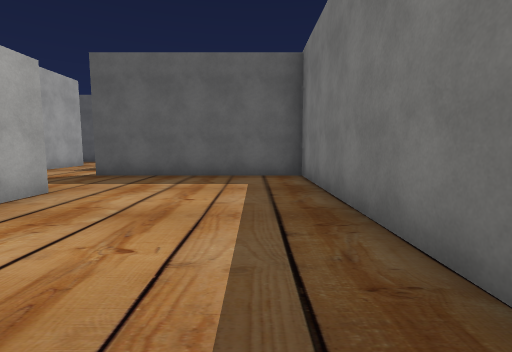
[1] (above)

23 first-person views from a walk through a 3-D level made in the Unity game engine. The camera is 1.5 m above the floor, tilts 6° down and sees 85° across. The floor is counted in squares, 2 m on a side. Each view is taken from the middle of a square. On the plan, view 1 faces up. The plan holds only what a view shows up to about 10 squares ahead; the rest is blank. The place goes on beyond the plan. The player character is not drawn. Some surface patterns are stand-ins.

[2]
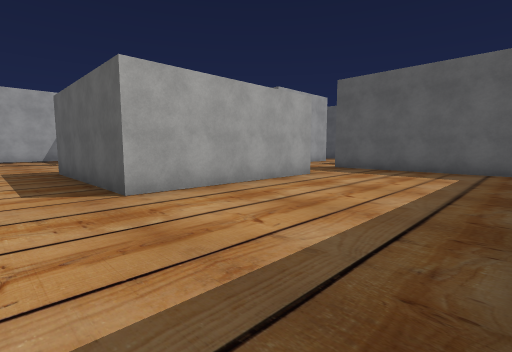

[3]
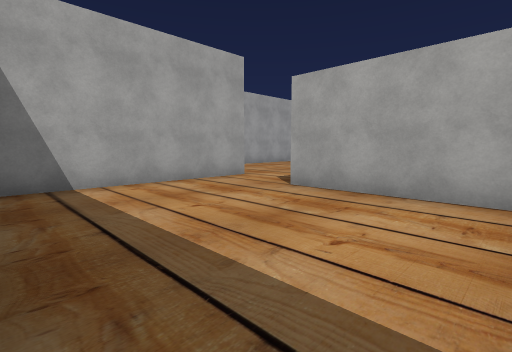

[4]
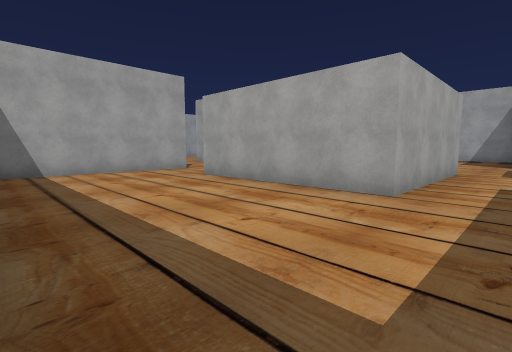

[5]
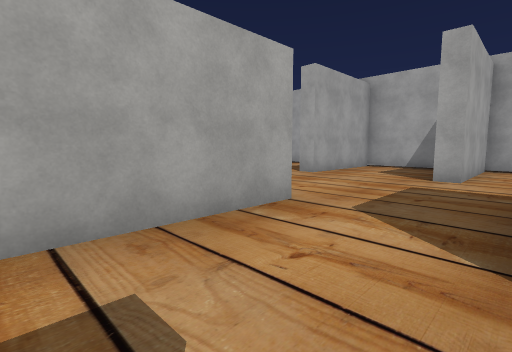

[6]
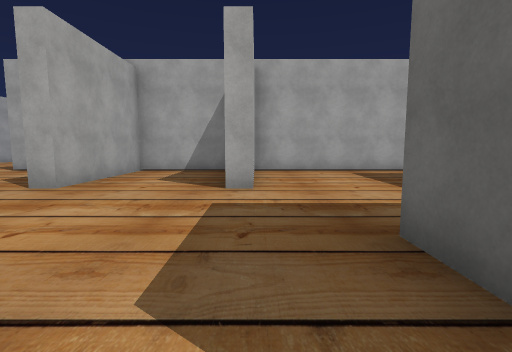

[7]
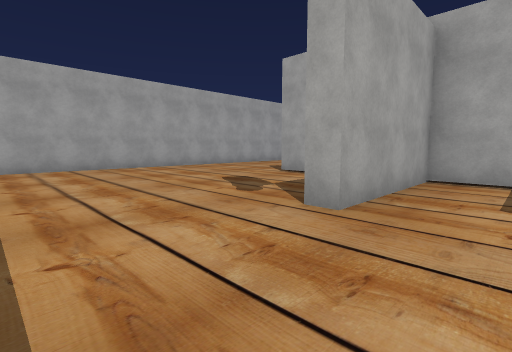

[8]
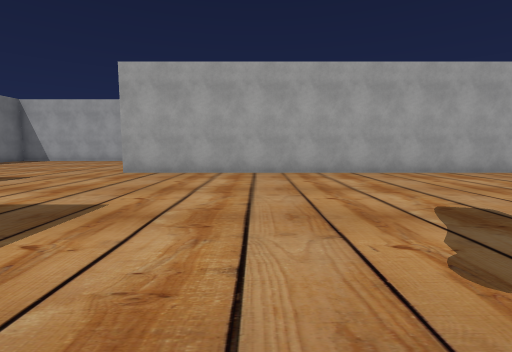

[9]
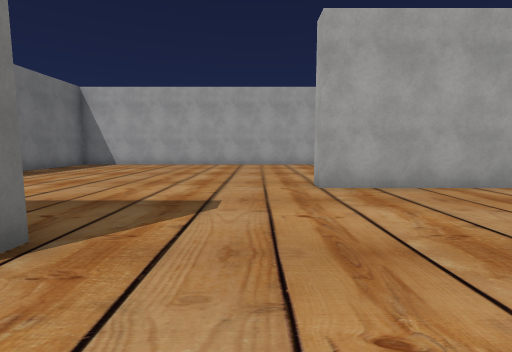

[10]
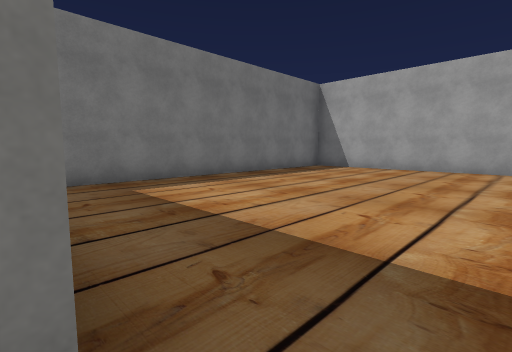

[11]
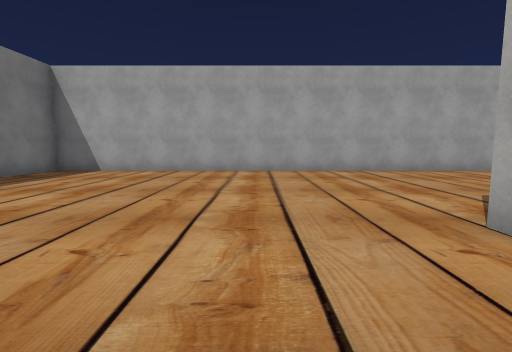

[12]
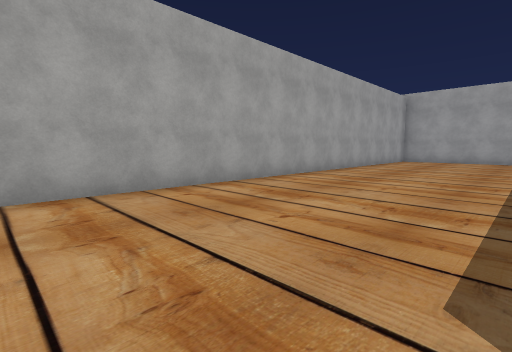

[13]
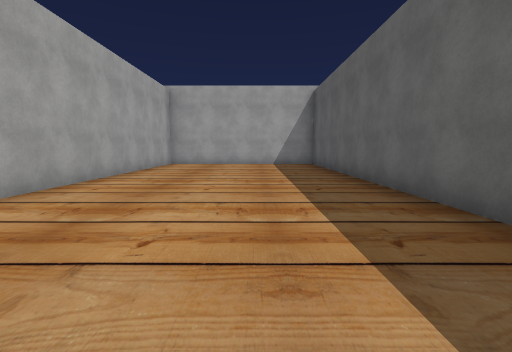

[14]
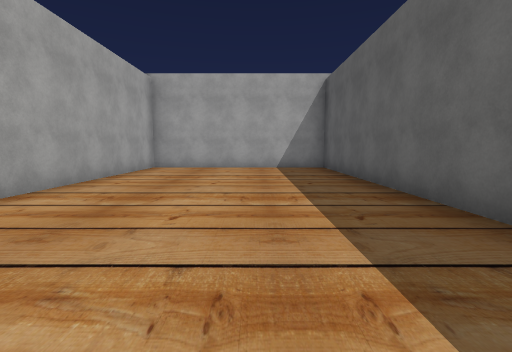

[15]
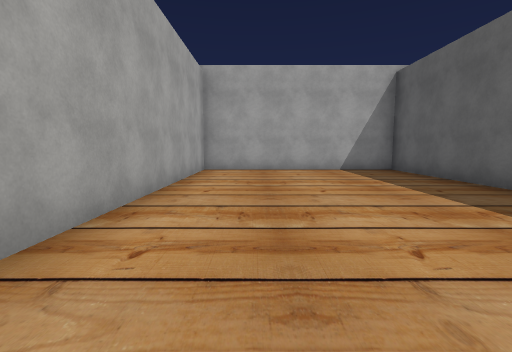

[16]
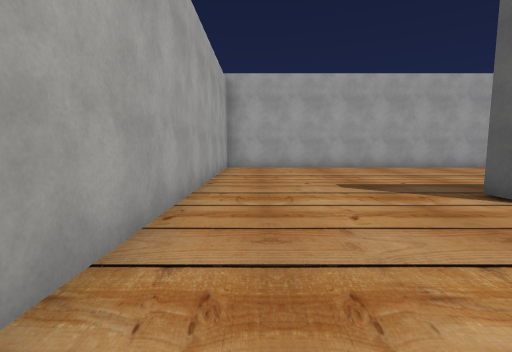

[17]
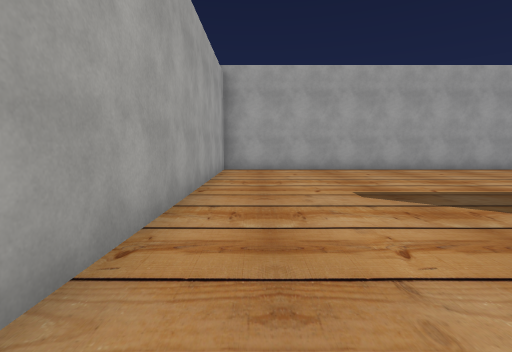

[18]
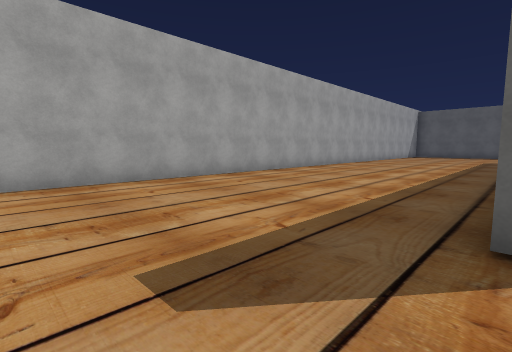

[19]
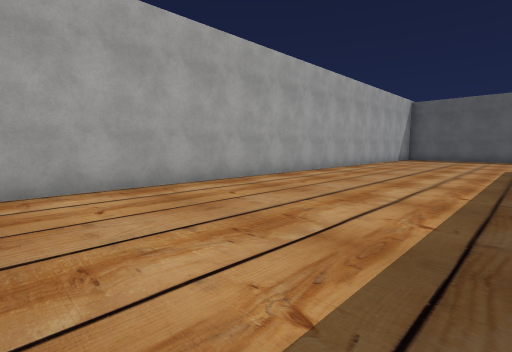

[20]
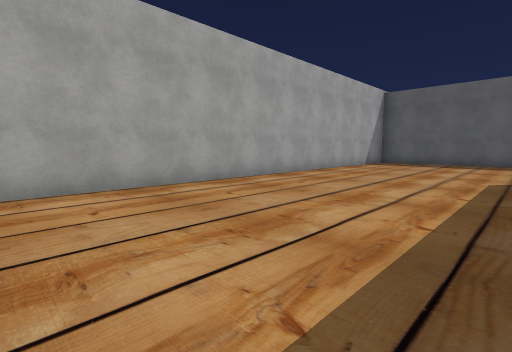

[21]
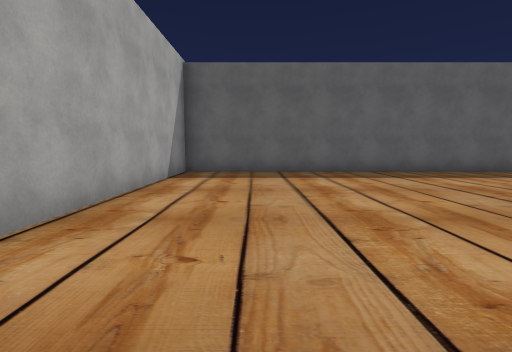

[22]
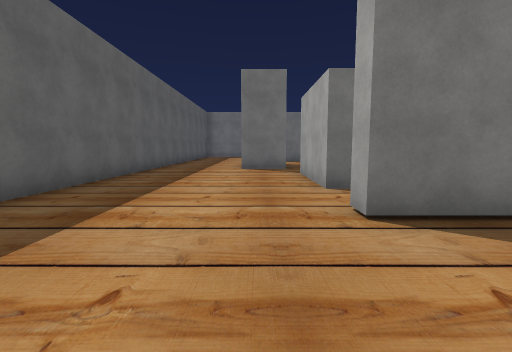

[23]
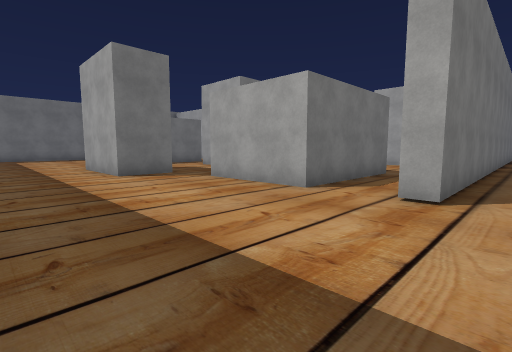

### Floor plan
Points are (right, up) in squares from view 1. A wall is a line through its corners. A room is listed if a view was taken in it or the views show most of it. See-through windows are left out.
Room 1 (views 1, 2, 3, 4)
walls: (1.2, 1.2) (1.2, 7.2) (-4.2, 7.2); (-3.4, 4.5) (-3.4, -0.4); (-4.2, -2.6) (0.9, -2.6)
ways out: opening at (-4, -1.5) to room 2; opening at (-4, 5.5) to room 2
Room 2 (views 5, 6, 7, 8, 9, 10, 11, 12, 13, 14, 15, 16, 17, 18, 19, 20, 21, 22, 23)
walls: (-8.2, 4.5) (-3.4, 4.5); (-15.7, -0.6) (-15.7, -1.6) (-16.2, -1.6); (-15.7, 5.1) (-15.7, 2.4) (-12, 2.4) (-12, 1.9); (-16.2, 4.6) (-16.2, 13.7) (-15.6, 13.7); (-8.2, 7.2) (-9.4, 7.2); (-3.4, -0.4) (-8.2, -0.4); (-14, 9.8) (-14, 13.7) (-11.1, 13.7); (-12.6, -6.5) (-22.1, -6.5) (-22.1, -12.7) (1.2, -12.7) (1.2, -4.1); (-6.9, 10.1) (-6.9, 9.1); (-15.7, 10.6) (-15.7, 6) (-12, 6) (-12, 5.4); (-9.6, 13.9) (-9.6, 15.5) (-6.6, 15.5); (-8.9, 18.5) (-22.1, 18.5) (-22.1, -6) (-7.2, -6) (-7.2, -6.6)
ways out: opening at (-4, -1.5) to room 1; opening at (-4, 5.5) to room 1; opening at (-10, 13); opening at (-6, 10.5)

Where each view was taken, in squares from view 1:
view 1: 0 up, 0 right, facing up
view 2: 2 down, 1 right, facing up-left
view 3: 3 up, 1 right, facing down-left
view 4: 6 up, 1 right, facing down-left
view 5: 7 up, 5 left, facing down-left
view 6: 6 up, 7 left, facing left
view 7: 4 up, 9 left, facing down-left
view 8: 2 up, 11 left, facing down
view 9: 1 down, 6 left, facing down
view 10: 3 down, 5 left, facing down-right
view 11: 4 down, 5 left, facing down
view 12: 8 down, 7 left, facing down-left
view 13: 9 down, 10 left, facing left
view 14: 9 down, 12 left, facing left
view 15: 11 down, 13 left, facing left
view 16: 5 down, 12 left, facing left
view 17: 5 down, 13 left, facing left
view 18: 4 down, 16 left, facing up-left
view 19: 1 up, 17 left, facing up-left
view 20: 5 up, 17 left, facing up-left
view 21: 10 up, 20 left, facing up
view 22: 15 up, 19 left, facing right
view 23: 18 up, 17 left, facing down-right
